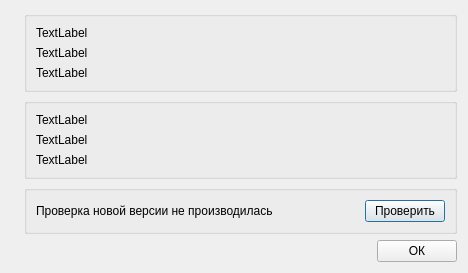
<?xml version="1.0" encoding="UTF-8"?>
<ui version="4.0">
 <class>AboutMyProgram</class>
 <widget class="QDialog" name="AboutMyProgram">
  <property name="geometry">
   <rect>
    <x>0</x>
    <y>0</y>
    <width>468</width>
    <height>244</height>
   </rect>
  </property>
  <property name="windowTitle">
   <string>О программе</string>
  </property>
  <property name="modal">
   <bool>true</bool>
  </property>
  <layout class="QGridLayout" name="gridLayout">
   <item row="0" column="1" colspan="2">
    <widget class="QGroupBox" name="groupBox">
     <property name="sizePolicy">
      <sizepolicy hsizetype="Expanding" vsizetype="Preferred">
       <horstretch>0</horstretch>
       <verstretch>0</verstretch>
      </sizepolicy>
     </property>
     <property name="title">
      <string notr="true"/>
     </property>
     <layout class="QVBoxLayout" name="verticalLayout">
      <property name="sizeConstraint">
       <enum>QLayout::SetMaximumSize</enum>
      </property>
      <item>
       <widget class="QLabel" name="programName">
        <property name="sizePolicy">
         <sizepolicy hsizetype="Expanding" vsizetype="Preferred">
          <horstretch>0</horstretch>
          <verstretch>0</verstretch>
         </sizepolicy>
        </property>
        <property name="text">
         <string notr="true">TextLabel</string>
        </property>
       </widget>
      </item>
      <item>
       <widget class="QLabel" name="programVersion">
        <property name="sizePolicy">
         <sizepolicy hsizetype="Expanding" vsizetype="Preferred">
          <horstretch>0</horstretch>
          <verstretch>0</verstretch>
         </sizepolicy>
        </property>
        <property name="text">
         <string notr="true">TextLabel</string>
        </property>
       </widget>
      </item>
      <item>
       <widget class="QLabel" name="programSite">
        <property name="sizePolicy">
         <sizepolicy hsizetype="Expanding" vsizetype="Preferred">
          <horstretch>0</horstretch>
          <verstretch>0</verstretch>
         </sizepolicy>
        </property>
        <property name="text">
         <string notr="true">TextLabel</string>
        </property>
        <property name="openExternalLinks">
         <bool>true</bool>
        </property>
       </widget>
      </item>
     </layout>
    </widget>
   </item>
   <item row="0" column="0" rowspan="3">
    <widget class="QLabel" name="pixmapIcon">
     <property name="sizePolicy">
      <sizepolicy hsizetype="Maximum" vsizetype="Preferred">
       <horstretch>0</horstretch>
       <verstretch>0</verstretch>
      </sizepolicy>
     </property>
     <property name="text">
      <string notr="true"/>
     </property>
     <property name="pixmap">
      <pixmap resource="ImageConverter.qrc">:/main/ImageConverter.png</pixmap>
     </property>
    </widget>
   </item>
   <item row="1" column="1" colspan="2">
    <widget class="QGroupBox" name="groupBox_2">
     <property name="sizePolicy">
      <sizepolicy hsizetype="Expanding" vsizetype="Preferred">
       <horstretch>0</horstretch>
       <verstretch>0</verstretch>
      </sizepolicy>
     </property>
     <property name="title">
      <string notr="true"/>
     </property>
     <layout class="QVBoxLayout" name="verticalLayout_2">
      <property name="sizeConstraint">
       <enum>QLayout::SetMaximumSize</enum>
      </property>
      <item>
       <widget class="QLabel" name="programAuthor">
        <property name="sizePolicy">
         <sizepolicy hsizetype="Expanding" vsizetype="Preferred">
          <horstretch>0</horstretch>
          <verstretch>0</verstretch>
         </sizepolicy>
        </property>
        <property name="text">
         <string notr="true">TextLabel</string>
        </property>
       </widget>
      </item>
      <item>
       <widget class="QLabel" name="authorEmail">
        <property name="sizePolicy">
         <sizepolicy hsizetype="Expanding" vsizetype="Preferred">
          <horstretch>0</horstretch>
          <verstretch>0</verstretch>
         </sizepolicy>
        </property>
        <property name="text">
         <string notr="true">TextLabel</string>
        </property>
        <property name="openExternalLinks">
         <bool>true</bool>
        </property>
       </widget>
      </item>
      <item>
       <widget class="QLabel" name="authorBlog">
        <property name="sizePolicy">
         <sizepolicy hsizetype="Expanding" vsizetype="Preferred">
          <horstretch>0</horstretch>
          <verstretch>0</verstretch>
         </sizepolicy>
        </property>
        <property name="text">
         <string notr="true">TextLabel</string>
        </property>
        <property name="openExternalLinks">
         <bool>true</bool>
        </property>
       </widget>
      </item>
     </layout>
    </widget>
   </item>
   <item row="2" column="1" colspan="2">
    <widget class="QGroupBox" name="groupBox_3">
     <property name="sizePolicy">
      <sizepolicy hsizetype="Expanding" vsizetype="Preferred">
       <horstretch>0</horstretch>
       <verstretch>0</verstretch>
      </sizepolicy>
     </property>
     <property name="title">
      <string notr="true"/>
     </property>
     <layout class="QHBoxLayout" name="horizontalLayout">
      <property name="sizeConstraint">
       <enum>QLayout::SetMaximumSize</enum>
      </property>
      <item>
       <widget class="QLabel" name="actualVersion">
        <property name="sizePolicy">
         <sizepolicy hsizetype="Expanding" vsizetype="Preferred">
          <horstretch>0</horstretch>
          <verstretch>0</verstretch>
         </sizepolicy>
        </property>
        <property name="text">
         <string>Проверка новой версии не производилась</string>
        </property>
        <property name="openExternalLinks">
         <bool>true</bool>
        </property>
       </widget>
      </item>
      <item>
       <widget class="QPushButton" name="checkVersionButton">
        <property name="sizePolicy">
         <sizepolicy hsizetype="Maximum" vsizetype="Fixed">
          <horstretch>0</horstretch>
          <verstretch>0</verstretch>
         </sizepolicy>
        </property>
        <property name="text">
         <string>Проверить</string>
        </property>
       </widget>
      </item>
     </layout>
    </widget>
   </item>
   <item row="4" column="0" colspan="2">
    <spacer name="horizontalSpacer">
     <property name="orientation">
      <enum>Qt::Horizontal</enum>
     </property>
     <property name="sizeHint" stdset="0">
      <size>
       <width>40</width>
       <height>20</height>
      </size>
     </property>
    </spacer>
   </item>
   <item row="4" column="2">
    <widget class="QPushButton" name="okButton">
     <property name="sizePolicy">
      <sizepolicy hsizetype="Maximum" vsizetype="Fixed">
       <horstretch>0</horstretch>
       <verstretch>0</verstretch>
      </sizepolicy>
     </property>
     <property name="text">
      <string>ОК</string>
     </property>
    </widget>
   </item>
  </layout>
 </widget>
 <resources>
  <include location="ImageConverter.qrc"/>
 </resources>
 <connections>
  <connection>
   <sender>okButton</sender>
   <signal>clicked()</signal>
   <receiver>AboutMyProgram</receiver>
   <slot>close()</slot>
   <hints>
    <hint type="sourcelabel">
     <x>395</x>
     <y>229</y>
    </hint>
    <hint type="destinationlabel">
     <x>192</x>
     <y>101</y>
    </hint>
   </hints>
  </connection>
 </connections>
</ui>
